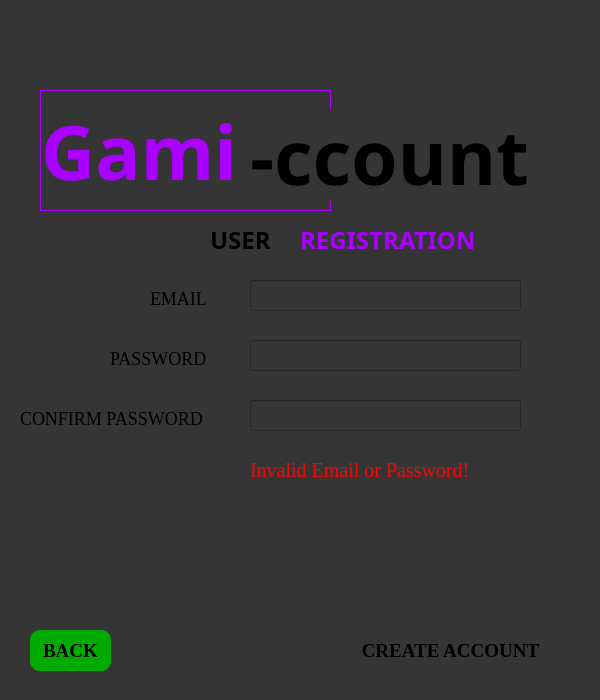
<?xml version="1.0" encoding="UTF-8"?>
<ui version="4.0">
 <class>Dialog</class>
 <widget class="QDialog" name="Dialog">
  <property name="geometry">
   <rect>
    <x>0</x>
    <y>0</y>
    <width>600</width>
    <height>700</height>
   </rect>
  </property>
  <property name="font">
   <font>
    <family>Georgia</family>
    <pointsize>14</pointsize>
   </font>
  </property>
  <property name="windowTitle">
   <string>Gami-ccount Launcher</string>
  </property>
  <property name="windowIcon">
   <iconset>
    <normaloff>ui/gami-ccount_icon.png</normaloff>ui/gami-ccount_icon.png</iconset>
  </property>
  <property name="styleSheet">
   <string notr="true">background-color: rgb(53, 53, 53);</string>
  </property>
  <widget class="QLabel" name="lbl_pw">
   <property name="geometry">
    <rect>
     <x>110</x>
     <y>350</y>
     <width>101</width>
     <height>16</height>
    </rect>
   </property>
   <property name="font">
    <font>
     <family>Georgia</family>
     <pointsize>-1</pointsize>
    </font>
   </property>
   <property name="styleSheet">
    <string notr="true">font-size: 18px;
color: 'white';</string>
   </property>
   <property name="text">
    <string>PASSWORD</string>
   </property>
  </widget>
  <widget class="QLineEdit" name="emailfield">
   <property name="geometry">
    <rect>
     <x>250</x>
     <y>280</y>
     <width>271</width>
     <height>31</height>
    </rect>
   </property>
   <property name="styleSheet">
    <string notr="true">color: 'white';</string>
   </property>
  </widget>
  <widget class="QPushButton" name="btn_createaccount">
   <property name="geometry">
    <rect>
     <x>320</x>
     <y>630</y>
     <width>261</width>
     <height>41</height>
    </rect>
   </property>
   <property name="styleSheet">
    <string notr="true">background:'white';
color:'black';
font-weight:1200; 
border-radius: 18px;</string>
   </property>
   <property name="text">
    <string>CREATE ACCOUNT</string>
   </property>
  </widget>
  <widget class="QLabel" name="lbl_registration">
   <property name="enabled">
    <bool>true</bool>
   </property>
   <property name="geometry">
    <rect>
     <x>210</x>
     <y>220</y>
     <width>91</width>
     <height>41</height>
    </rect>
   </property>
   <property name="font">
    <font>
     <family>Ink Free</family>
     <pointsize>18</pointsize>
    </font>
   </property>
   <property name="styleSheet">
    <string notr="true">color:'white';</string>
   </property>
   <property name="frameShape">
    <enum>QFrame::NoFrame</enum>
   </property>
   <property name="frameShadow">
    <enum>QFrame::Plain</enum>
   </property>
   <property name="text">
    <string>&lt;html&gt;&lt;head/&gt;&lt;body&gt;&lt;p&gt;&lt;span style=&quot; font-size:18pt; font-weight:600;&quot;&gt;USER&lt;/span&gt;&lt;/p&gt;&lt;/body&gt;&lt;/html&gt;</string>
   </property>
   <property name="wordWrap">
    <bool>false</bool>
   </property>
   <property name="indent">
    <number>0</number>
   </property>
  </widget>
  <widget class="QLabel" name="lbl_email">
   <property name="geometry">
    <rect>
     <x>150</x>
     <y>290</y>
     <width>61</width>
     <height>16</height>
    </rect>
   </property>
   <property name="font">
    <font>
     <family>Georgia</family>
     <pointsize>-1</pointsize>
    </font>
   </property>
   <property name="styleSheet">
    <string notr="true">font-size: 18px;
color: 'white';</string>
   </property>
   <property name="text">
    <string>EMAIL</string>
   </property>
  </widget>
  <widget class="QLineEdit" name="passwordfield">
   <property name="geometry">
    <rect>
     <x>250</x>
     <y>340</y>
     <width>271</width>
     <height>31</height>
    </rect>
   </property>
   <property name="styleSheet">
    <string notr="true">color: 'white';</string>
   </property>
  </widget>
  <widget class="QLineEdit" name="confirmpasswordfield">
   <property name="geometry">
    <rect>
     <x>250</x>
     <y>400</y>
     <width>271</width>
     <height>31</height>
    </rect>
   </property>
   <property name="styleSheet">
    <string notr="true">color: 'white';</string>
   </property>
  </widget>
  <widget class="QLabel" name="lbl_confirm_pw">
   <property name="geometry">
    <rect>
     <x>20</x>
     <y>410</y>
     <width>191</width>
     <height>16</height>
    </rect>
   </property>
   <property name="font">
    <font>
     <family>Georgia</family>
     <pointsize>-1</pointsize>
    </font>
   </property>
   <property name="styleSheet">
    <string notr="true">font-size: 18px;
color: 'white';</string>
   </property>
   <property name="text">
    <string>CONFIRM PASSWORD</string>
   </property>
  </widget>
  <widget class="QLabel" name="lbl_invalid_msg">
   <property name="geometry">
    <rect>
     <x>250</x>
     <y>460</y>
     <width>241</width>
     <height>20</height>
    </rect>
   </property>
   <property name="styleSheet">
    <string notr="true">color: rgb(255, 0, 0);
font-size: 20px;</string>
   </property>
   <property name="text">
    <string>Invalid Email or Password!</string>
   </property>
  </widget>
  <widget class="QPushButton" name="btn_back">
   <property name="geometry">
    <rect>
     <x>30</x>
     <y>630</y>
     <width>81</width>
     <height>41</height>
    </rect>
   </property>
   <property name="styleSheet">
    <string notr="true">background:rgb(0, 170, 0);
font-weight: bold;
color:'yellow';
border-radius: 10px;</string>
   </property>
   <property name="text">
    <string>BACK</string>
   </property>
  </widget>
  <widget class="QLabel" name="lbl_ccount2">
   <property name="geometry">
    <rect>
     <x>250</x>
     <y>110</y>
     <width>301</width>
     <height>91</height>
    </rect>
   </property>
   <property name="font">
    <font>
     <family>Segoe Print</family>
     <pointsize>-1</pointsize>
     <weight>75</weight>
     <bold>true</bold>
    </font>
   </property>
   <property name="styleSheet">
    <string notr="true">border: 'white';
color: 'white';
font-size: 75px;
font-weight: bold;</string>
   </property>
   <property name="text">
    <string>-ccount</string>
   </property>
  </widget>
  <widget class="QLabel" name="lbl_gami2">
   <property name="enabled">
    <bool>true</bool>
   </property>
   <property name="geometry">
    <rect>
     <x>40</x>
     <y>90</y>
     <width>291</width>
     <height>121</height>
    </rect>
   </property>
   <property name="font">
    <font>
     <family>Segoe Print</family>
     <pointsize>-1</pointsize>
     <weight>75</weight>
     <bold>true</bold>
    </font>
   </property>
   <property name="styleSheet">
    <string notr="true">border: 'white';
color: rgb(170, 0, 255);
font-size: 75px;;
font-weight: bold;</string>
   </property>
   <property name="frameShape">
    <enum>QFrame::Panel</enum>
   </property>
   <property name="frameShadow">
    <enum>QFrame::Plain</enum>
   </property>
   <property name="text">
    <string>&lt;html&gt;&lt;head/&gt;&lt;body&gt;&lt;p align=&quot;justify&quot;&gt;Gami&lt;/p&gt;&lt;/body&gt;&lt;/html&gt;</string>
   </property>
   <property name="wordWrap">
    <bool>false</bool>
   </property>
   <property name="indent">
    <number>0</number>
   </property>
  </widget>
  <widget class="QLabel" name="lbl_registration_2">
   <property name="enabled">
    <bool>true</bool>
   </property>
   <property name="geometry">
    <rect>
     <x>300</x>
     <y>220</y>
     <width>261</width>
     <height>41</height>
    </rect>
   </property>
   <property name="font">
    <font>
     <family>Ink Free</family>
     <pointsize>18</pointsize>
    </font>
   </property>
   <property name="styleSheet">
    <string notr="true">color: rgb(170, 0, 255);</string>
   </property>
   <property name="frameShape">
    <enum>QFrame::NoFrame</enum>
   </property>
   <property name="frameShadow">
    <enum>QFrame::Plain</enum>
   </property>
   <property name="text">
    <string>&lt;html&gt;&lt;head/&gt;&lt;body&gt;&lt;p align=&quot;justify&quot;&gt;&lt;span style=&quot; font-weight:600;&quot;&gt;REGISTRATION&lt;/span&gt;&lt;/p&gt;&lt;/body&gt;&lt;/html&gt;</string>
   </property>
   <property name="wordWrap">
    <bool>false</bool>
   </property>
   <property name="indent">
    <number>0</number>
   </property>
  </widget>
  <zorder>lbl_pw</zorder>
  <zorder>emailfield</zorder>
  <zorder>btn_createaccount</zorder>
  <zorder>lbl_registration</zorder>
  <zorder>lbl_email</zorder>
  <zorder>passwordfield</zorder>
  <zorder>confirmpasswordfield</zorder>
  <zorder>lbl_confirm_pw</zorder>
  <zorder>lbl_invalid_msg</zorder>
  <zorder>btn_back</zorder>
  <zorder>lbl_gami2</zorder>
  <zorder>lbl_registration_2</zorder>
  <zorder>lbl_ccount2</zorder>
 </widget>
 <resources/>
 <connections/>
</ui>
